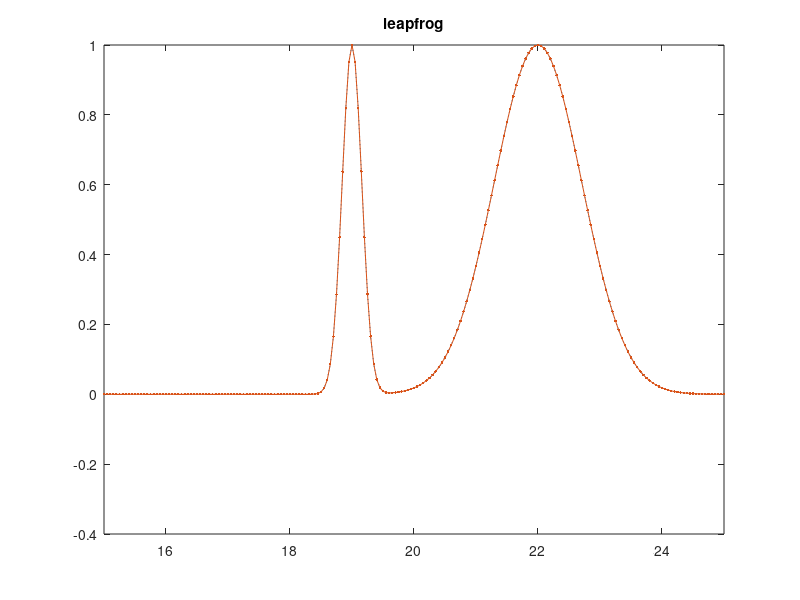

Source code (MATLAB):
clc;clear;
x1 = [-2:0.05:25]';
k = 0.05;
y1 = exp(-20*(x1-19).^2)+exp(-(x1-22).^2);
y2 = exp(-20*(x1-2).^2)+exp(-(x1-5).^2);
y3 = exp(-20*(x1-2-k).^2)+exp(-(x1-5-k).^2);
plot(x1,y1,':');
axis([15 25 -0.4 1]);
hold on;
A = diag(repmat([-1],1,540),-1)+diag(repmat([1],1,540),1) ... 
    +diag(repmat([1],1,1),-540)+diag((repmat([-1],1,1)),540);
for i = 0.1:0.05:17
    y = y2-A*y3;
    y2 = y3;
    y3 = y;
end
plot(x1,y3,'.-');
title('leapfrog')
hold off;